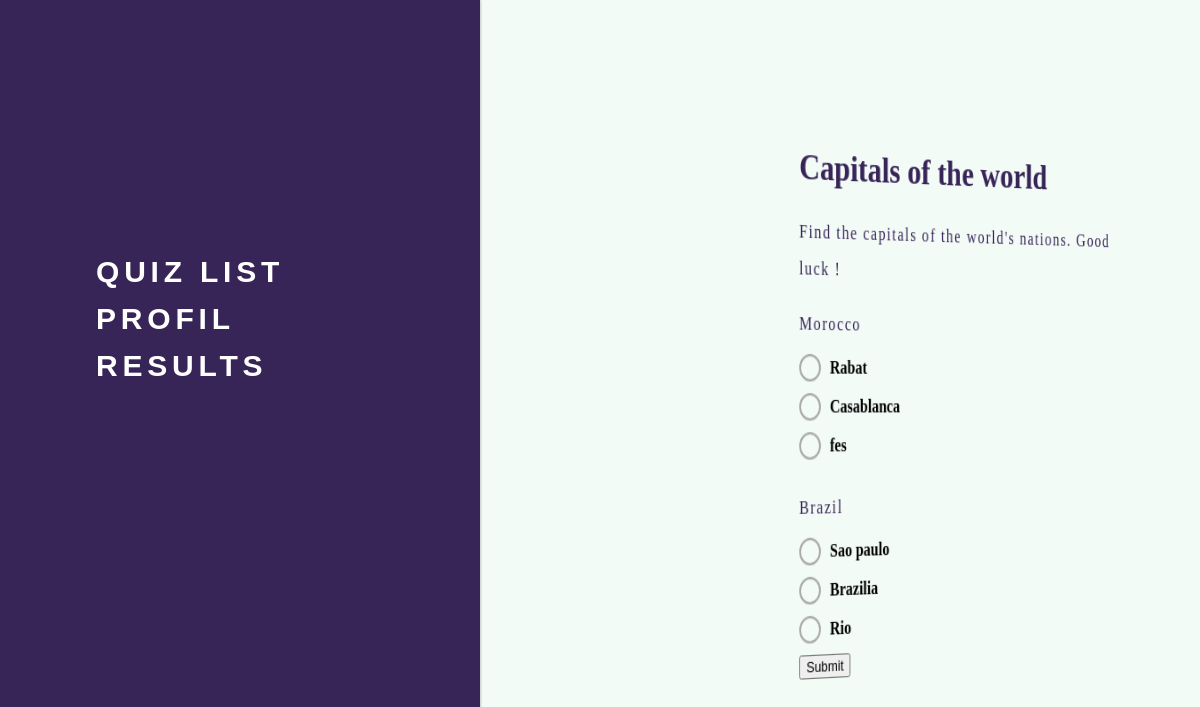
Screenshot of /quiz/2/ with the database file from the repository.
### quiz/models.py (models this page shows)
class Quiz(models.Model):
    title = models.CharField(max_length=255)
    description = models.TextField()
    duration = models.DurationField(null=True, blank=True)
    category = models.CharField(max_length=100)

class Question(models.Model):
    TEXT = 'text'
    MULTIPLE_CHOICE = 'multiple_choice'
    TRUE_FALSE = 'true_false'
    QUESTION_TYPES = [
        (TEXT, 'Text'),
        (MULTIPLE_CHOICE, 'Multiple Choice'),
        (TRUE_FALSE, 'True/False'),
    ]
    quiz = models.ForeignKey(Quiz, on_delete=models.CASCADE)
    text = models.TextField()
    type = models.CharField(max_length=20, choices=QUESTION_TYPES, default=TEXT)

class Choice(models.Model):
    question = models.ForeignKey(Question, on_delete=models.CASCADE)
    text = models.CharField(max_length=255)
    is_correct = models.BooleanField(default=False)

### quiz/views.py (the view, shortened to what this page needs)
# urls.py: path('<int:quiz_id>/', quiz_detail_view, name='quiz_detail_view'),
def quiz_detail_view(request, quiz_id):
    quiz = Quiz.objects.get(id=quiz_id)
    questions = Question.objects.filter(quiz=quiz)
    return render(request, 'quiz/quiz_detail.html', {'quiz': quiz, 'questions': questions})

### quiz/templates/quiz/quiz_detail.html (shortened to what this page needs)
{% load static %}
<!DOCTYPE html>
<html lang="en">
<head>
    <link rel="stylesheet" type="text/css" href="{% static 'quiz/css/quiz_detail_style.css'%}"/>
    <link rel="stylesheet" type="text/css" href="{% static 'quiz/css/navbarstyle.css' %}">
</head>
<body>
    {% include 'quiz/navbar.html' %}
    <div class="container">
        <h1>{{ quiz.title }}</h1>
        <p class="description">{{ quiz.description }}</p>
        <form method="post" >
            {% for question in questions %}
                <p class="question">{{ question.text }}</p>
                {% if question.type == 'multiple_choice' %}
                    <div class="radio-buttons">
                        {% for choice in question.choice_set.all %}
                            <label class="radio-button">
                                <div class="radio-circle"></div>
                                <span class="radio-label">{{ choice.text }}</span>
                            </label>
                        {% endfor %}
                    </div>
                {% endif %}
            {% endfor %}
            <button class="submit-btn" type="submit">Submit</button>
        </form>
    </div>
</body>
</html>

### quiz/templates/quiz/navbar.html (shortened to what this page needs)
{% load static %}
<div class="menu">
    <nav>
        <ul id="ul">
            <li id="li" ><a href="{% url 'quiz_index' %}">Quiz List</a></li>
            <li id="li"><a href="">Profil</a></li>
            <li id="li"><a href="">Results</a></li>
        </ul>
    </nav>
</div>

### quiz/static/quiz/css/quiz_detail_style.css (style rules this page uses)
body { font-family: 'georgia'; margin-left: 2cm; background-color: #f3fbf7; height: 100vh; margin: 0; display: grid; place-content: center; }
a { font-family:Arial, Helvetica, sans-serif; text-size-adjust: 0; text-decoration: none; color: #f3fbf7; font-size: 20px; }
.radio-buttons { display: flex; flex-direction: column; color: black; }
.radio-button { display: flex; align-items: center; margin-bottom: 10px; cursor: pointer; }
.radio-circle { width: 20px; height: 20px; border-radius: 50%; border: 2px solid #aaa; position: relative; margin-right: 10px; }
.radio-circle::before { content: ""; display: block; width: 12px; height: 12px; border-radius: 50%; background-color: #ddd; position: absolute; top: 50%; left: 50%; transform: translate(-50%, -50%) scale(0); transition: all 0.2s ease-in-out; }
.radio-label { font-size: 16px; font-weight: bold; }
.question { line-height: 2em; letter-spacing: .1em; margin-bottom: 10px; color: #382558; }
.description { line-height: 2em; letter-spacing: .1em; margin-bottom: 10px; color: #382558; }
h1 { color: #382558; }

### quiz/static/quiz/css/navbarstyle.css (style rules this page uses)
body { box-sizing: content-box; }
.menu { position: fixed; height: 100vh; background: #382558; width: 10vw; box-shadow: 1px 0 2px rgba(0, 0, 0, .2); transition: 1s; }
.container { width: 90%; transition: 1s; color: #D2D2D0; }
nav { position: absolute; margin-top: 50%; left: -1000px; transition: .5s; }
nav #ul { color: white; text-transform: uppercase; list-style-type: none; padding: 0; }
nav #li { line-height: 2em; letter-spacing: .3em; margin-bottom: 10px; }
nav a { font-size: 30px; text-decoration: none; color: white; font-weight: 600; }
p { line-height: 1.5em; }

### rows the page displays
Quiz: title "Capitals of the world", description "Find the capitals of the world's nations. Good luck !"
Question: text "Morocco"
Choice: text "Rabat"
Choice: text "Casablanca"
Choice: text "fes"
Question: text "Brazil"
Choice: text "Sao paulo"
Choice: text "Brazilia"
Choice: text "Rio"
